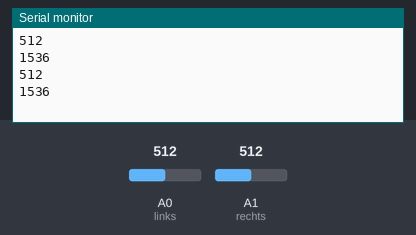
A sketch run on a simulated Arduino Uno, built with avr-gcc and run on an emulated ATmega328P. Parts: the last lines printed to the serial monitor. The inputs (shaded band) are chosen by the test bench; at power-on: A0 (links) = 512, A1 (rechts) = 512.

Above: at 2.8 s.
2.9 s: A0 (links) set to 716
At 5.0 s:
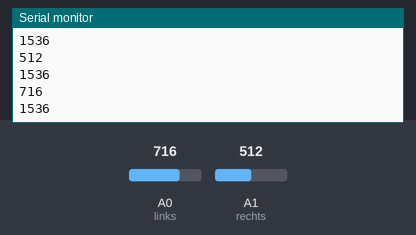
5.6 s: A1 (rechts) set to 716
At 6.5 s:
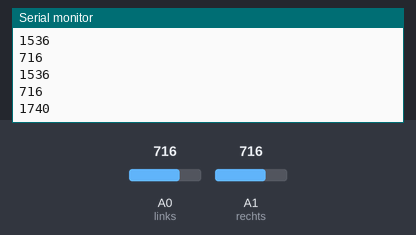
8.3 s: A0 (links) set to 900
At 10.8 s:
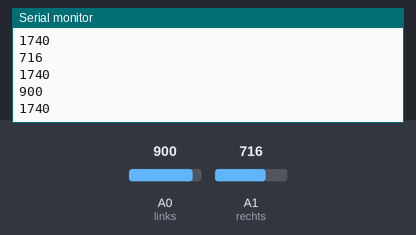
11.0 s: A1 (rechts) set to 900
At 12.3 s:
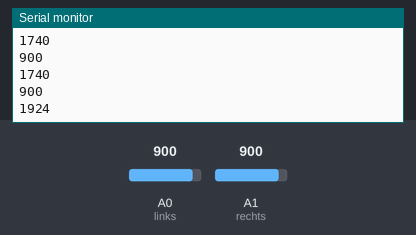
Timing chart, 0 to 14.0 s (numbered marks = the images above; inputs shaded):
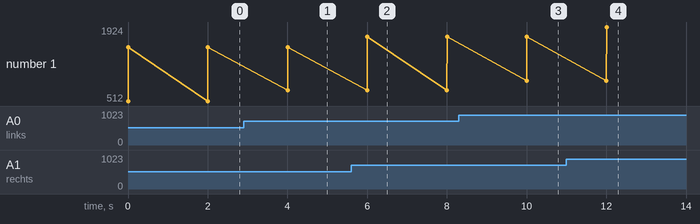

The sketch:

test-Sticks.ino
```cpp
const int links = A0;
const int rechts = A1;

void setup() {
  // put your setup code here, to run once:
Serial.begin(9600);
}

void loop() {
  // put your main code here, to run repeatedly:
int stickl = analogRead(links);
int stickr = analogRead(rechts)+1024;

Serial.println(stickl);
Serial.println(stickr);
delay(2000);

}
```

Measured:
- after the input at 2.9 s, the serial monitor: prints a new line after 1.1 s (image 1)
- after the input at 5.6 s, the serial monitor: prints a new line after 0.41 s (image 2)
- after the input at 8.3 s, the serial monitor: prints a new line after 1.7 s (image 3)
- after the input at 11.0 s, the serial monitor: prints a new line after 1.0 s (image 4)
- plotted number 1: 1536 → 1740 after the input at 5.6 s, 1740 → 1924 after the input at 11.0 s
